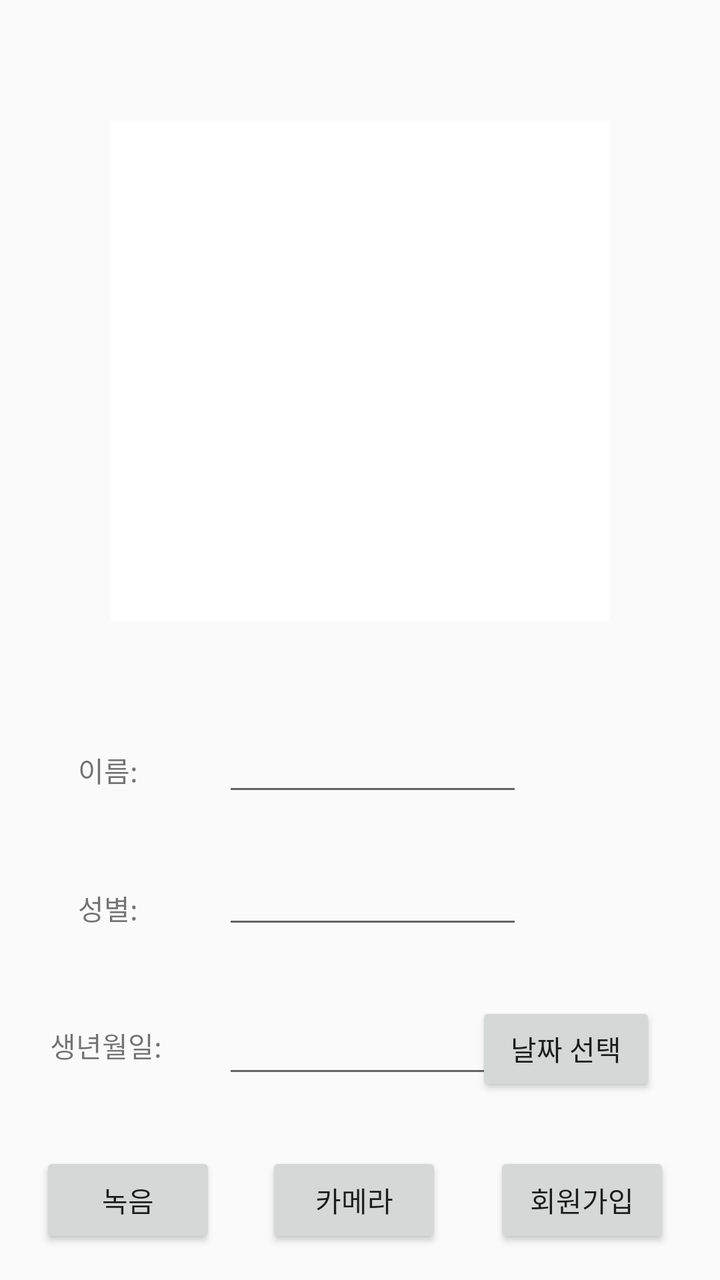
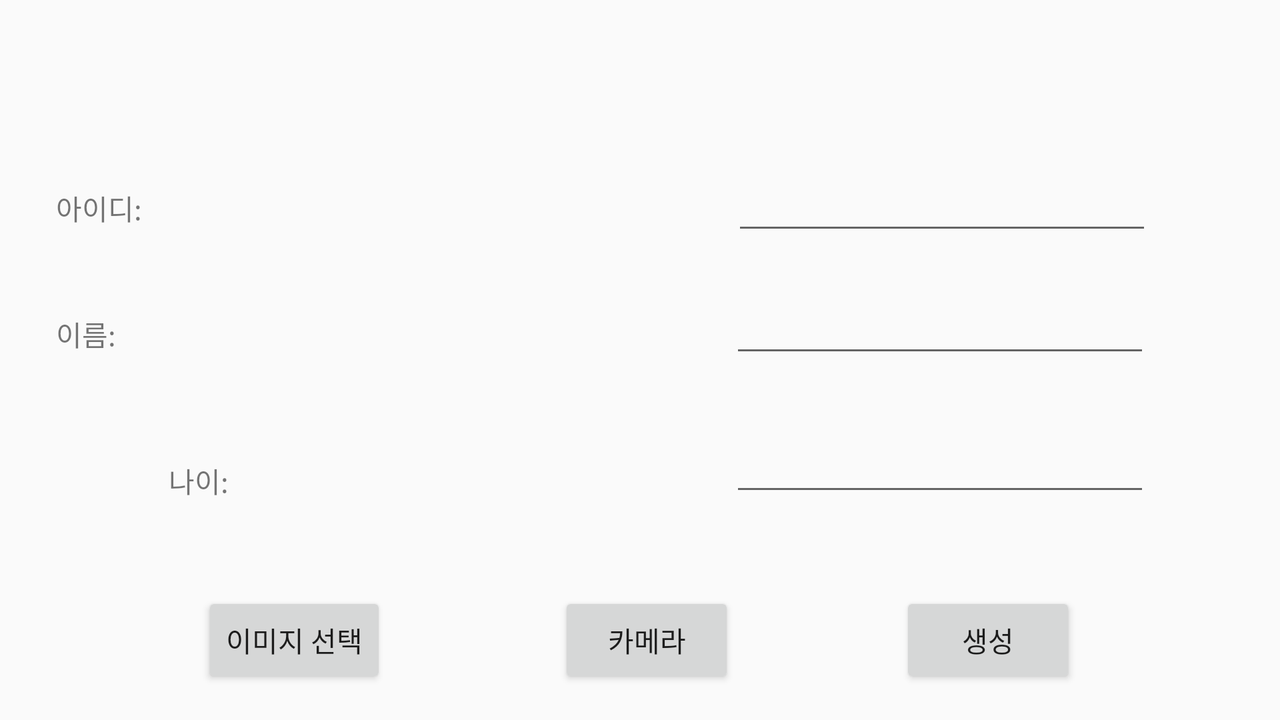

An Android layout and its configuration variant, each rendered on a device that would load it. The default file and the variant file are quoted in full after the pictures.
<!-- AndroidManifest.xml: application theme AppTheme -->
<!-- res/layout/activity_qrcode_create.xml -->
<?xml version="1.0" encoding="utf-8"?>
<androidx.constraintlayout.widget.ConstraintLayout xmlns:android="http://schemas.android.com/apk/res/android"
    xmlns:app="http://schemas.android.com/apk/res-auto"
    xmlns:tools="http://schemas.android.com/tools"
    android:layout_width="match_parent"
    android:layout_height="match_parent"
    tools:context=".QrcodeCreate">

    <ImageView
        android:id="@+id/qrcode"
        android:layout_width="250dp"
        android:layout_height="250dp"
        android:layout_marginTop="56dp"
        android:layout_marginBottom="47dp"
        android:scaleType="fitCenter"
        app:layout_constraintBottom_toTopOf="@+id/textView3"
        app:layout_constraintEnd_toEndOf="parent"
        app:layout_constraintStart_toStartOf="parent"
        app:layout_constraintTop_toTopOf="parent"
        app:srcCompat="@android:color/background_light" />

    <EditText
        android:id="@+id/id"
        android:layout_width="150dp"
        android:layout_height="wrap_content"
        android:layout_marginTop="25dp"
        android:ems="10"
        android:inputType="textPersonName"
        app:layout_constraintStart_toStartOf="@+id/name"
        app:layout_constraintTop_toBottomOf="@+id/name" />

    <EditText
        android:id="@+id/name"
        android:layout_width="150dp"
        android:layout_height="wrap_content"
        android:layout_marginStart="39dp"
        android:ems="10"
        android:inputType="textPersonName"
        app:layout_constraintBaseline_toBaselineOf="@+id/textView3"
        app:layout_constraintStart_toEndOf="@+id/textView3" />

    <EditText
        android:id="@+id/year"
        android:layout_width="150dp"
        android:layout_height="48dp"
        android:ems="10"
        android:inputType="textPersonName"
        app:layout_constraintBaseline_toBaselineOf="@+id/age"
        app:layout_constraintStart_toStartOf="@+id/id" />

    <Button
        android:id="@+id/create"
        android:layout_width="wrap_content"
        android:layout_height="wrap_content"
        android:layout_marginEnd="5dp"
        android:layout_marginBottom="16dp"
        android:text="회원가입"
        app:layout_constraintBottom_toBottomOf="parent"
        app:layout_constraintEnd_toEndOf="parent"
        app:layout_constraintStart_toEndOf="@+id/camera" />

    <Button
        android:id="@+id/camera"
        android:layout_width="wrap_content"
        android:layout_height="wrap_content"
        android:layout_marginEnd="6dp"
        android:layout_marginBottom="16dp"
        android:text="카메라"
        app:layout_constraintBottom_toBottomOf="parent"
        app:layout_constraintEnd_toStartOf="@+id/create"
        app:layout_constraintStart_toEndOf="@+id/audioRec" />

    <Button
        android:id="@+id/audioRec"
        android:layout_width="wrap_content"
        android:layout_height="wrap_content"
        android:layout_marginEnd="5dp"
        android:layout_marginBottom="16dp"
        android:text="녹음"
        app:layout_constraintBottom_toBottomOf="parent"
        app:layout_constraintEnd_toStartOf="@+id/camera"
        app:layout_constraintStart_toStartOf="parent" />

    <TextView
        android:id="@+id/iden"
        android:layout_width="wrap_content"
        android:layout_height="46dp"
        android:layout_marginTop="70dp"
        android:layout_marginBottom="70dp"
        android:gravity="center_vertical"
        android:text="성별: "
        app:layout_constraintBottom_toBottomOf="@+id/age"
        app:layout_constraintStart_toStartOf="@+id/textView3"
        app:layout_constraintTop_toTopOf="@+id/textView3" />

    <TextView
        android:id="@+id/textView3"
        android:layout_width="wrap_content"
        android:layout_height="46dp"
        android:layout_marginStart="39dp"
        android:layout_marginBottom="232dp"
        android:gravity="center_vertical"
        android:text="이름: "
        app:layout_constraintBottom_toBottomOf="parent"
        app:layout_constraintStart_toStartOf="parent" />

    <TextView
        android:id="@+id/age"
        android:layout_width="wrap_content"
        android:layout_height="46dp"
        android:layout_marginStart="25dp"
        android:layout_marginTop="28dp"
        android:layout_marginBottom="28dp"
        android:gravity="center_vertical"
        android:text="생년월일: "
        app:layout_constraintBottom_toTopOf="@+id/audioRec"
        app:layout_constraintStart_toStartOf="parent"
        app:layout_constraintTop_toBottomOf="@+id/id" />

    <Button
        android:id="@+id/calsel"
        android:layout_width="90dp"
        android:layout_height="47dp"
        android:layout_marginEnd="32dp"
        android:layout_marginBottom="24dp"
        android:text="날짜 선택"
        app:layout_constraintBottom_toTopOf="@+id/create"
        app:layout_constraintEnd_toEndOf="parent"
        app:layout_constraintHorizontal_bias="1.0"
        app:layout_constraintStart_toEndOf="@+id/id"
        app:layout_constraintTop_toBottomOf="@+id/id"
        app:layout_constraintVertical_bias="0.892" />

</androidx.constraintlayout.widget.ConstraintLayout>
<!-- resources referenced by this layout -->
<resources>
  <style name="AppTheme" parent="Theme.AppCompat.Light.DarkActionBar" />
</resources>
<!-- res/layout-land/activity_qrcode_create.xml (the repository's variant of the layout above) -->
<!-- drawn on the phone turned sideways -->
<?xml version="1.0" encoding="utf-8"?>
<androidx.constraintlayout.widget.ConstraintLayout xmlns:android="http://schemas.android.com/apk/res/android"
    xmlns:app="http://schemas.android.com/apk/res-auto"
    xmlns:tools="http://schemas.android.com/tools"
    android:layout_width="match_parent"
    android:layout_height="match_parent"
    tools:context=".QrcodeCreate">

    <ImageView
        android:id="@+id/qrcode"
        android:layout_width="0dp"
        android:layout_height="0dp"
        android:layout_marginTop="55dp"
        android:layout_marginBottom="47dp"
        android:scaleType="fitXY"
        app:layout_constraintBottom_toTopOf="@+id/iden"
        app:layout_constraintEnd_toEndOf="parent"
        app:layout_constraintStart_toStartOf="parent"
        app:layout_constraintTop_toTopOf="parent"
        app:srcCompat="@android:color/background_light" />

    <EditText
        android:id="@+id/id"
        android:layout_width="wrap_content"
        android:layout_height="wrap_content"
        android:layout_marginTop="47dp"
        android:layout_marginEnd="64dp"
        android:ems="10"
        android:inputType="textPersonName"
        app:layout_constraintEnd_toEndOf="parent"
        app:layout_constraintTop_toBottomOf="@+id/qrcode" />

    <EditText
        android:id="@+id/name"
        android:layout_width="wrap_content"
        android:layout_height="wrap_content"
        android:layout_marginTop="20dp"
        android:layout_marginEnd="1dp"
        android:ems="10"
        android:inputType="textPersonName"
        app:layout_constraintEnd_toEndOf="@+id/id"
        app:layout_constraintTop_toBottomOf="@+id/id" />

    <EditText
        android:id="@+id/year"
        android:layout_width="wrap_content"
        android:layout_height="wrap_content"
        android:layout_marginTop="28dp"
        android:ems="10"
        android:inputType="textPersonName"
        app:layout_constraintStart_toStartOf="@+id/name"
        app:layout_constraintTop_toBottomOf="@+id/name" />

    <Button
        android:id="@+id/create"
        android:layout_width="wrap_content"
        android:layout_height="wrap_content"
        android:layout_marginEnd="19dp"
        android:layout_marginBottom="16dp"
        android:text="생성"
        app:layout_constraintBottom_toBottomOf="parent"
        app:layout_constraintEnd_toEndOf="parent"
        app:layout_constraintStart_toEndOf="@+id/camera" />

    <Button
        android:id="@+id/camera"
        android:layout_width="wrap_content"
        android:layout_height="wrap_content"
        android:layout_marginBottom="16dp"
        android:text="카메라"
        app:layout_constraintBottom_toBottomOf="parent"
        app:layout_constraintEnd_toStartOf="@+id/create"
        app:layout_constraintStart_toEndOf="@+id/audioRec" />

    <Button
        android:id="@+id/audioRec"
        android:layout_width="wrap_content"
        android:layout_height="wrap_content"
        android:layout_marginStart="18dp"
        android:layout_marginEnd="3dp"
        android:layout_marginBottom="16dp"
        android:text="이미지 선택"
        app:layout_constraintBottom_toBottomOf="parent"
        app:layout_constraintEnd_toStartOf="@+id/camera"
        app:layout_constraintStart_toStartOf="parent" />

    <TextView
        android:id="@+id/iden"
        android:layout_width="wrap_content"
        android:layout_height="46dp"
        android:layout_marginStart="28dp"
        android:layout_marginBottom="233dp"
        android:gravity="center_vertical"
        android:text="아이디: "
        app:layout_constraintBottom_toBottomOf="parent"
        app:layout_constraintStart_toStartOf="parent" />

    <TextView
        android:id="@+id/textView3"
        android:layout_width="wrap_content"
        android:layout_height="46dp"
        android:layout_marginStart="28dp"
        android:layout_marginTop="64dp"
        android:layout_marginBottom="74dp"
        android:gravity="center_vertical"
        android:text="이름: "
        app:layout_constraintBottom_toBottomOf="@+id/age"
        app:layout_constraintStart_toStartOf="parent"
        app:layout_constraintTop_toTopOf="@+id/iden" />

    <TextView
        android:id="@+id/age"
        android:layout_width="wrap_content"
        android:layout_height="46dp"
        android:layout_marginTop="93dp"
        android:layout_marginBottom="95dp"
        android:gravity="center_vertical"
        android:text="나이: "
        app:layout_constraintBottom_toBottomOf="parent"
        app:layout_constraintEnd_toStartOf="@+id/audioRec"
        app:layout_constraintStart_toStartOf="@+id/audioRec"
        app:layout_constraintTop_toBottomOf="@+id/id" />

</androidx.constraintlayout.widget.ConstraintLayout>
